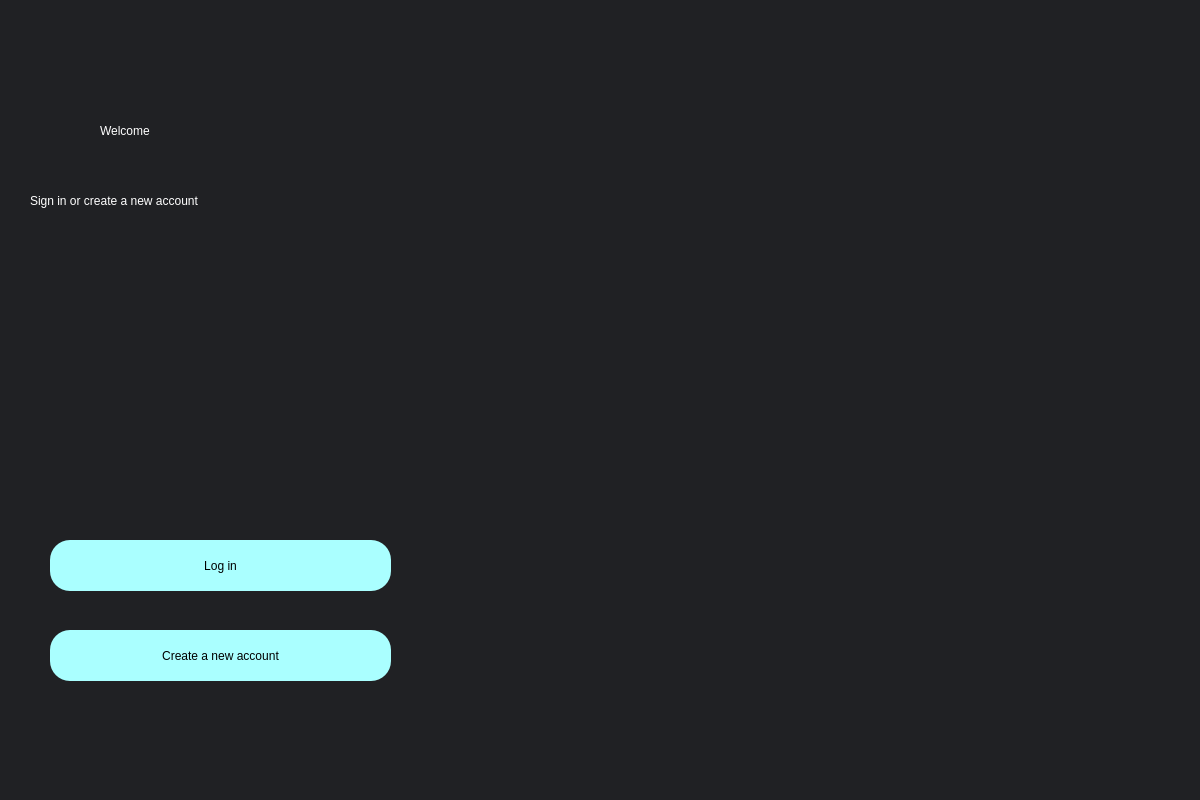
<?xml version="1.0" encoding="UTF-8"?>
<ui version="4.0">
 <class>Dialog</class>
 <widget class="QDialog" name="Dialog">
  <property name="geometry">
   <rect>
    <x>0</x>
    <y>0</y>
    <width>1200</width>
    <height>800</height>
   </rect>
  </property>
  <property name="windowTitle">
   <string>NeuWallet</string>
  </property>
  <property name="windowIcon">
   <iconset>
    <normaloff>index.png</normaloff>index.png</iconset>
  </property>
  <widget class="QWidget" name="bgwidget" native="true">
   <property name="geometry">
    <rect>
     <x>0</x>
     <y>0</y>
     <width>1201</width>
     <height>801</height>
    </rect>
   </property>
   <property name="styleSheet">
    <string notr="true">QWidget#bgwidget{
background-color:#202124}</string>
   </property>
   <widget class="QLabel" name="label">
    <property name="geometry">
     <rect>
      <x>100</x>
      <y>100</y>
      <width>251</width>
      <height>61</height>
     </rect>
    </property>
    <property name="styleSheet">
     <string notr="true">font: 36pt &quot;MS Shell Dlg 2&quot;; color:rgb(255, 255, 255)</string>
    </property>
    <property name="text">
     <string>Welcome</string>
    </property>
   </widget>
   <widget class="QLabel" name="label_2">
    <property name="geometry">
     <rect>
      <x>30</x>
      <y>180</y>
      <width>391</width>
      <height>41</height>
     </rect>
    </property>
    <property name="styleSheet">
     <string notr="true">font: 16pt &quot;MS Shell Dlg 2&quot;;color:rgb(255, 255, 255)</string>
    </property>
    <property name="text">
     <string>Sign in or create a new account</string>
    </property>
   </widget>
   <widget class="QPushButton" name="login">
    <property name="geometry">
     <rect>
      <x>50</x>
      <y>540</y>
      <width>341</width>
      <height>51</height>
     </rect>
    </property>
    <property name="styleSheet">
     <string notr="true">border-radius:20px;
background-color: rgb(170, 255, 255);
font: 14pt &quot;MS Shell Dlg 2&quot;;</string>
    </property>
    <property name="text">
     <string>Log in</string>
    </property>
   </widget>
   <widget class="QPushButton" name="create">
    <property name="geometry">
     <rect>
      <x>50</x>
      <y>630</y>
      <width>341</width>
      <height>51</height>
     </rect>
    </property>
    <property name="styleSheet">
     <string notr="true">border-radius:20px;
background-color: rgb(170, 255, 255);
font: 14pt &quot;MS Shell Dlg 2&quot;;</string>
    </property>
    <property name="text">
     <string>Create a new account</string>
    </property>
   </widget>
   <widget class="QWidget" name="widget" native="true">
    <property name="geometry">
     <rect>
      <x>450</x>
      <y>0</y>
      <width>751</width>
      <height>801</height>
     </rect>
    </property>
    <property name="styleSheet">
     <string notr="true">
background-image: url(:/assets/assets/Neu.png);
background-attachment: fixed;
background-repeat: no-repeat;</string>
    </property>
   </widget>
  </widget>
 </widget>
 <resources>
  <include location="placeholder.qrc"/>
 </resources>
 <connections/>
</ui>
